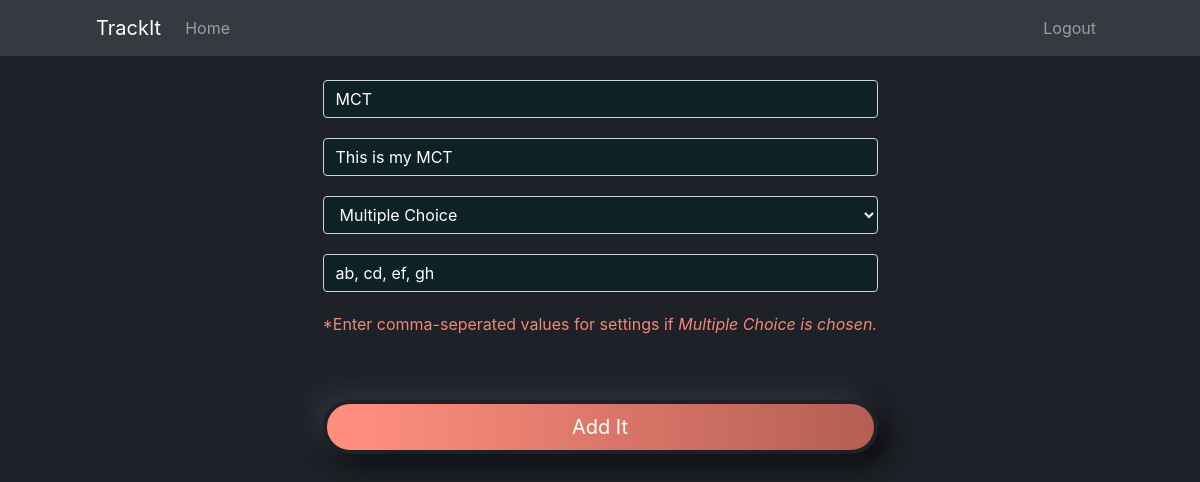
Page /tracker/5/update (signed in) on the committed database.
### application/models.py (models this page shows, shortened)
class Tracker(db.Model):
    __tablename__ = 'tracker'
    id = db.Column(db.Integer, autoincrement=True, primary_key=True)
    name = db.Column(db.String, nullable=False)
    description = db.Column(db.String(1000))
    tracker_type = db.Column(db.String, nullable=False)
    settings = db.Column(db.String, default=None)
    user_id = db.Column(db.Integer, db.ForeignKey('user.id', ondelete="CASCADE"), nullable=False)
    logs = db.relationship('Log', backref='tracker', lazy=True)

### application/controllers.py (the view, shortened to what this page needs)
@app.route('/tracker/<int:tracker_id>/update', methods=["GET", "POST"])
@login_required
def update_tracker(tracker_id):
	tracker = Tracker.query.get_or_404(tracker_id)
	if tracker.user_id != current_user.id:
		abort(403)
	form = AddTrackerForm()
	form.name.data = tracker.name
	form.description.data = tracker.description
	form.tracker_type.data = tracker.tracker_type
	form.settings.data = tracker.settings
	return render_template("add_tracker.html", form=form, title="Update Tracker")

### application/forms.py (shortened to what this page needs)
class AddTrackerForm(FlaskForm):
	name = StringField(label="Name: ", validators=[DataRequired(), Length(min=2, max=55)])
	description = StringField(label="Description: ", validators=[Length(max=1000)])
	tracker_type = SelectField(label="Type: ", choices=[("num", "Numerical"), ("mct", "Multiple Choice"),
												 ("td", "TIme Duration"), ("bool", "Yes/No")])
	settings = StringField(label="Custom Options: ")
	submit = SubmitField(label="Add It")

### application/controllers.py (called while the page is built)
@login_manager.user_loader
def load_user(user_id):
	return User.query.get(int(user_id))

### application/templates/add_tracker.html (shortened to what this page needs)
{% extends "base.html"%}
{% block content %}
  <div class="container">
     <form method="POST" class="form-register form-pad">
      {% if form.name.errors %}
        {{ form.name(class='form-control is-invalid my-form mt-4', placeholder="Tracker Name")}}
        <div class="invalid-feedback">
          {% for error in form.name.errors %}
            <span>{{ error }}</span>
          {% endfor %}
        </div>
      {% else %}
        {{ form.name(class='form-control my-form mt-4', placeholder="name")}}
      {% endif %}
      {% if form.description.errors %}
        {{ form.description(class='form-control is-invalid my-form', placeholder="Description")}}
        <div class="invalid-feedback">
          {% for error in form.description.errors %}
            <span>{{ error }}</span>
          {% endfor %}
        </div>
      {% else %}
        {{ form.description(class='form-control my-form', placeholder="description")}}
      {% endif %}
      {{ form.tracker_type(class='form-control my-form', placeholder="Tracker Type")}}
      {% if form.settings.errors %}
        {{ form.settings(class='form-control is-invalid my-form', placeholder="Description")}}
        <div class="invalid-feedback">
          {% for error in form.settings.errors %}
            <span>{{ error }}</span>
          {% endfor %}
        </div>
      {% else %}
        {{ form.settings(class='form-control my-form', placeholder="Settings")}}
      {% endif %}
   <div>
     <p class="text-lg-left my-color"> *Enter comma-seperated values for settings if <em>Multiple Choice is chosen. </em></p>
   </div>
			<br><br>
      {{form.submit(class='btn btn-lg btn-block btn-primary my-button')}}
		<br>
        </form>
{% endblock %}

### application/static/styles/style.css (style rules this page uses)
body { background-color: #1e2127; color: white; }
.form-pad { padding: 0px 25% 0px 25%; }
.my-button { background: linear-gradient(90deg, #FF8E7F 5.43%, #B45E53 100%); border: 4px solid #1E2127; box-sizing: border-box; box-shadow: -12px -12px 24px #2B2F38, 12px 12px 24px #0D0F12; border-radius: 40px; padding: 8px 40px; color: white; }
.my-color { color: #F28678; }
.my-form { background-color:#0e2127 !important; color: #ffffff; margin-bottom:20px; }

### rows in the picture
Tracker: name "MCT", description "This is my MCT", tracker_type "Multiple Choice", settings "ab, cd, ef, gh"
